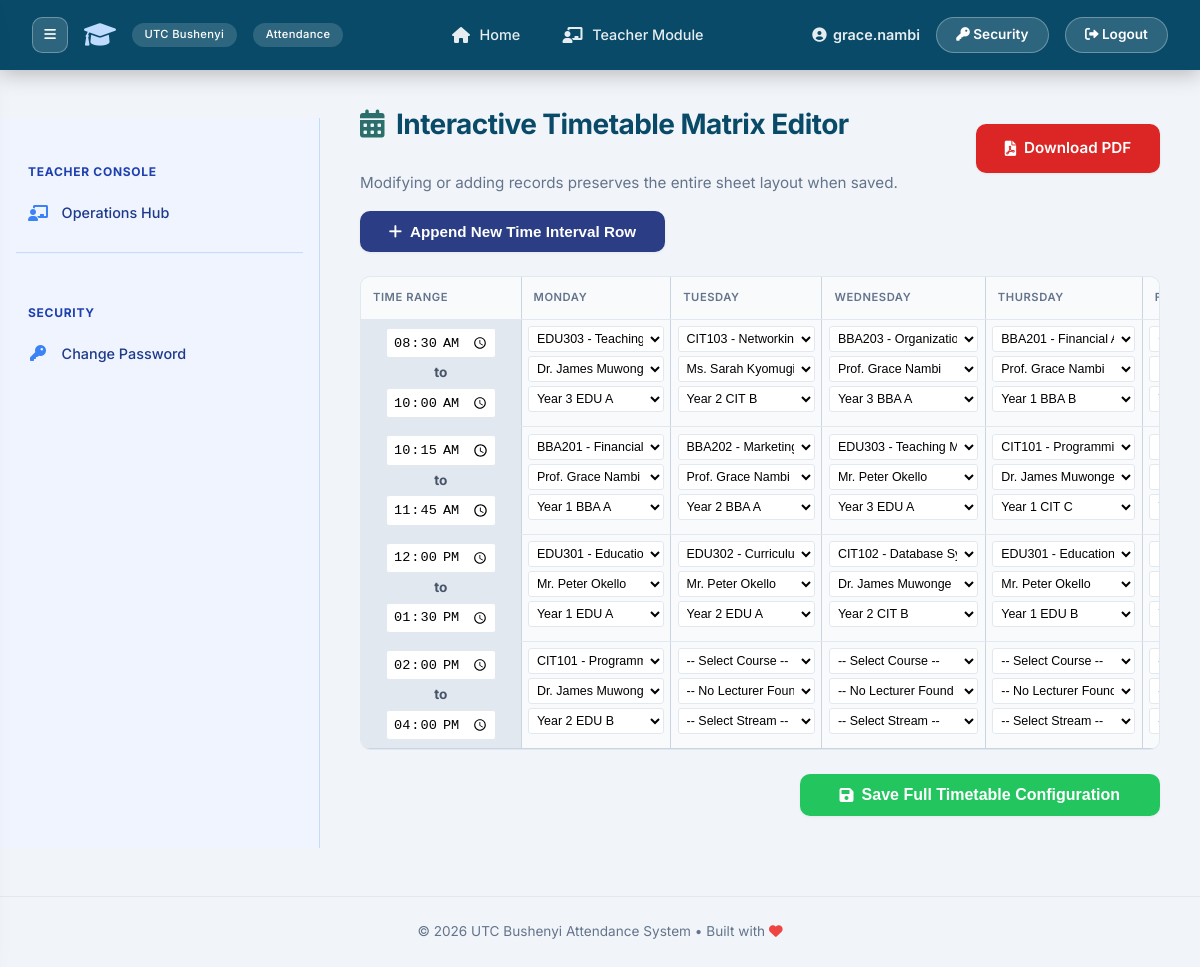
The page /admin-ui/upload/timetable/ (signed in) on the database its author committed.
### attendance/models.py (models this page shows, shortened)
class User(AbstractUser): #[cite: 1]
    IS_ADMIN = 'ADMIN' #[cite: 1]
    IS_TEACHER = 'TEACHER' #[cite: 1]
    IS_STUDENT = 'STUDENT' #[cite: 1]
    ROLE_CHOICES = [ #[cite: 1]
        (IS_ADMIN, 'Admin'), #[cite: 1]
        (IS_TEACHER, 'Teacher/Lecturer'), #[cite: 1]
        (IS_STUDENT, 'Student'), #[cite: 1]
    ]
    role = models.CharField(max_length=10, choices=ROLE_CHOICES, default=IS_STUDENT) #[cite: 1]
    raw_password_archive = models.CharField(max_length=128, blank=True, null=True) #[cite: 1]

class TimetableEntry(models.Model): #[cite: 1]
    DAYS_OF_WEEK = [ #[cite: 1]
        ('MON', 'Monday'), ('TUE', 'Tuesday'), ('WED', 'Wednesday'), #[cite: 1]
        ('THU', 'Thursday'), ('FRI', 'Friday'), ('SAT', 'Saturday'), ('SUN', 'Sunday') #[cite: 1]
    ]
    batch = models.ForeignKey(TimetableBatch, on_delete=models.CASCADE, related_name='entries') #[cite: 1]
    day = models.CharField(max_length=3, choices=DAYS_OF_WEEK) #[cite: 1]
    start_time = models.TimeField() #[cite: 1]
    end_time = models.TimeField() #[cite: 1]
    course_unit = models.ForeignKey(CourseUnit, on_delete=models.CASCADE) #[cite: 1]
    teacher = models.ForeignKey(TeacherProfile, on_delete=models.CASCADE) #[cite: 1]
    stream = models.ForeignKey(Stream, on_delete=models.CASCADE, related_name='entries') #[cite: 1]

class CourseUnit(models.Model): #[cite: 1]
    code = models.CharField(max_length=20, primary_key=True) #[cite: 1]
    name = models.CharField(max_length=255) #[cite: 1]
    course = models.ForeignKey(Course, on_delete=models.CASCADE, related_name='units') #[cite: 1]

class TeacherProfile(models.Model): #[cite: 1]
    user = models.OneToOneField(User, on_delete=models.CASCADE, related_name='teacher_profile') #[cite: 1]
    name = models.CharField(max_length=255) #[cite: 1]
    courses = models.ManyToManyField('Course', blank=True, related_name='teachers') #[cite: 1]

class Stream(models.Model): #[cite: 1]
    name = models.CharField(max_length=100) #[cite: 1]
    course = models.ForeignKey(Course, on_delete=models.CASCADE, related_name='streams') #[cite: 1]

### attendance/views_admin.py (the view, shortened to what this page needs)
# urls.py: path('admin-ui/upload/timetable/', views_admin.upload_timetable, name='upload_timetable'),
@login_required
@transaction.atomic
def upload_timetable(request):
    batch = TimetableBatch.objects.filter(is_active=True, is_revoked=False).order_by('-uploaded_at').first()
    if not batch:
        batch = TimetableBatch.objects.create(week_start_date=datetime.now().date(), is_active=True)
    DAYS = [code for code, _ in TimetableEntry.DAYS_OF_WEEK] # ['MON', 'TUE', 'WED', ...]
    entries = TimetableEntry.objects.filter(batch=batch).order_by('start_time')
    grouped_slots = {}
    for entry in entries:
        time_key = (entry.start_time.strftime('%H:%M'), entry.end_time.strftime('%H:%M'))
        if time_key not in grouped_slots:
            grouped_slots[time_key] = {}
        grouped_slots[time_key][entry.day] = entry
    matrix_rows = []
    for idx, ((start, end), day_map) in enumerate(grouped_slots.items()):
        ordered_slots = []
        for day in DAYS:
            ordered_slots.append({
                'day_code': day,
                'entry': day_map.get(day)
            })
        matrix_rows.append({
            'index': idx,
            'start': start,
            'end': end,
            'slots': ordered_slots
        })
    cu_lecturer_map = {}
    for cu in CourseUnit.objects.all():
        teachers = TeacherProfile.objects.filter(courses=cu.course)
        if not teachers.exists():
            teachers = TeacherProfile.objects.all()  # Fallback: display all if unassigned
        cu_lecturer_map[str(cu.code)] = [
            {'id': t.id, 'name': t.name} for t in teachers
        ]
    context = {
        'matrix_rows': matrix_rows,
        'days': TimetableEntry.DAYS_OF_WEEK,
        'course_units': CourseUnit.objects.all(),
        'streams': Stream.objects.all(),
        'cu_lecturer_map_json': json.dumps(cu_lecturer_map),
    }
    return render(request, 'attendance/upload_timetable.html', context)

### templates/attendance/upload_timetable.html (shortened to what this page needs)
{% extends 'attendance/base.html' %}
{% block content %}
<div style="margin-bottom: 1.5rem; display: flex; justify-content: space-between; align-items: center; flex-wrap: wrap; gap: 1rem;">
    <div>
        <h2><i class="fas fa-calendar-alt"></i> Interactive Timetable Matrix Editor</h2>
        <p style="color: var(--text-muted); margin: 0; font-size: 0.95rem;">Modifying or adding records preserves the entire sheet layout when saved.</p>
    </div>
    <a href="{% url 'attendance:export_timetable_pdf' %}" class="btn" style="background: #dc2626; border-radius: var(--radius-sm); text-decoration: none; display: inline-flex; align-items: center; gap: 8px;">
        <i class="fas fa-file-pdf"></i> Download PDF
    </a>
    <button type="button" id="addTimeRowBtn" class="btn" style="background: #2b3e85; border-radius: var(--radius-sm);">
        <i class="fas fa-plus"></i> Append New Time Interval Row
    </button>
</div>
<form method="POST" id="matrixForm">
    <div style="overflow-x: auto; border: 1px solid var(--border); border-radius: var(--radius-sm); background: #cbd5e1;">
        <table style="width: 100%; border-collapse: collapse; min-width: 1300px; font-size: 0.85rem;" id="matrixTable">
            <thead>
                <tr style="background: #2b3e85; color: white; text-align: center;">
                    <th style="padding: 0.75rem; width: 160px; border-right: 1px solid #cbd5e1;">Time Range</th>
                    {% for day_code, day_name in days %}
                        <th style="padding: 0.75rem; border-right: 1px solid #cbd5e1;">{{ day_name }}</th>
                    {% endfor %}
                </tr>
            </thead>
            <tbody id="matrixBody">
                {% for row in matrix_rows %}
                <tr class="matrix-row" style="background: #f1f5f9; border-bottom: 1px solid #cbd5e1;">
                    <td style="padding: 0.5rem; background: #e2e8f0; text-align: center; border-right: 1px solid #cbd5e1;">
                        <input type="time" name="start_time_{{ row.index }}" value="{{ row.start }}" class="matrix-time-input" required>
                        <div style="margin: 0.25rem 0; font-weight: bold; color: #475569;">to</div>
                        <input type="time" name="end_time_{{ row.index }}" value="{{ row.end }}" class="matrix-time-input" required>
                    </td>
                    {% for slot in row.slots %}
                    <td style="padding: 0.4rem; background: #f8fafc; border-right: 1px solid #cbd5e1; vertical-align: top;">
                        <div class="cell-stack">
                            <select name="cu_{{ row.index }}_{{ slot.day_code }}"
                                    class="matrix-select cu-select"
                                    data-selected-teacher="{{ slot.entry.teacher.id }}"
                                    title="Course Unit">
                                <option value="">-- Select Course --</option>
                                {% for cu in course_units %}
                                    <option value="{{ cu.code }}" {% if slot.entry.course_unit.code == cu.code %}selected{% endif %}>{{ cu.code }} - {{ cu.name }}</option>
                                {% endfor %}
                            </select>
                            <select name="teacher_{{ row.index }}_{{ slot.day_code }}" class="matrix-select teacher-select" title="Lecturer">
                                <option value="">-- Choose Course First --</option>
                            </select>
                            <select name="stream_{{ row.index }}_{{ slot.day_code }}" class="matrix-select stream-select" title="Stream Class">
                                <option value="">-- Select Stream --</option>
                                {% for s in streams %}
                                    <option value="{{ s.id }}" {% if slot.entry.stream.id == s.id %}selected{% endif %}>{{ s.name }}</option>
                                {% endfor %}
                            </select>
                        </div>
                    </td>
                    {% endfor %}
                </tr>
                {% endfor %}
            </tbody>
        </table>
    </div>
    <div style="margin-top: 1.5rem; text-align: right;">
        <button type="submit" class="btn" style="background: #22c55e; border-radius: var(--radius-sm); padding: 0.75rem 2.5rem; font-size: 1rem;">
            <i class="fas fa-save"></i> Save Full Timetable Configuration
        </button>
    </div>
</form>
{% endblock %}

### templates/attendance/base.html (shortened to what this page needs)
{% load static %}
<!DOCTYPE html>
<html lang="en">
<head>
    <link rel="stylesheet" href="https://cdnjs.cloudflare.com/ajax/libs/font-awesome/6.0.0-beta3/css/all.min.css" />
    <link rel="stylesheet" href="{% static 'style.css' %}">
</head>
<body>
    <nav>
        <div class="nav-brand-container">
            {% if user.is_authenticated %}
                <button class="desktop-toggle-btn" id="desktopSidebarToggle" title="Toggle Sidebar Menu">
                    <i class="fas fa-bars"></i>
                </button>
            {% endif %}
            <a href="{% url 'attendance:home' %}" class="nav-brand">
                <i class="fas fa-graduation-cap"></i>
                <span>UTC Bushenyi</span>
                <span>Attendance</span>
            </a>
        </div>
        <div class="nav-links">
            <a href="{% url 'attendance:home' %}"><i class="fas fa-home"></i> Home</a>
            {% if user.is_authenticated %}
                {% if user.role == 'TEACHER' %}
                    <a href="{% url 'attendance:teacher_dashboard' %}"><i class="fas fa-chalkboard-teacher"></i> Teacher Module</a>
                {% endif %}
            {% endif %}
        </div>
        <div class="nav-user">
            {% if user.is_authenticated %}
                <span class="user-greeting"><i class="fas fa-user-circle"></i> <strong>{{ user.username }}</strong></span>
                <a href="{% url 'attendance:change_password' %}" class="security-btn"><i class="fas fa-key"></i> Security</a>
                <a href="{% url 'attendance:logout' %}" class="logout-btn"><i class="fas fa-sign-out-alt"></i> Logout</a>
            {% else %}
                <a href="{% url 'attendance:login' %}" class="login-btn"><i class="fas fa-sign-in-alt"></i> Login</a>
            {% endif %}
        </div>
    </nav>
    <div class="app-layout" id="appLayout">
        {% if user.is_authenticated %}
            <aside class="sidebar" id="sidebarContainer">
                {% if user.role == 'ADMIN' or user.is_staff %}
                    <div class="sidebar-heading">Core Intelligence</div>
                    <a href="{% url 'attendance:admin_dashboard' %}" class="sidebar-link {% if request.resolver_match.url_name == 'admin_dashboard' %}active{% endif %}">
                        <i class="fas fa-chart-pie"></i> Control Dashboard
                    </a>
                    <div class="sidebar-heading">Academic Records</div>
                    <a href="{% url 'attendance:manage_departments' %}" class="sidebar-link {% if request.resolver_match.url_name == 'manage_departments' %}active{% endif %}">
                        <i class="fas fa-building"></i> Manage Departments
                    </a>
                    <a href="{% url 'attendance:manage_teachers' %}" class="sidebar-link {% if request.resolver_match.url_name == 'manage_teachers' %}active{% endif %}">
                        <i class="fas fa-chalkboard-teacher"></i> Teachers Directory
                    </a>
                    <a href="{% url 'attendance:manage_students' %}" class="sidebar-link {% if request.resolver_match.url_name == 'manage_students' %}active{% endif %}">
                        <i class="fas fa-user-graduate"></i> Students Directory
                    </a>
                    <a href="{% url 'attendance:manage_courses' %}" class="sidebar-link {% if request.resolver_match.url_name == 'manage_courses' %}active{% endif %}">
                        <i class="fas fa-book"></i> Courses
                    </a>
                    <a href="{% url 'attendance:manage_course_units' %}" class="sidebar-link {% if request.resolver_match.url_name == 'manage_course_units' %}active{% endif %}">
                        <i class="fas fa-layer-group"></i> Course Units
                    </a>
                    <a href="{% url 'attendance:manage_streams' %}" class="sidebar-link {% if request.resolver_match.url_name == 'manage_streams' %}active{% endif %}">
                        <i class="fas fa-stream"></i> Academic Streams Layout
                    </a>
                    <a href="{% url 'attendance:analytics_dashboard' %}" class="sidebar-link {% if request.resolver_match.url_name == 'analytics_dashboard' %}active{% endif %}">
                        <i class="fas fa-chart-line"></i> Reports & Analytics
                    </a>
                    <span class="sidebar-divider"></span>
                    <div class="sidebar-heading">Scheduling Operations</div>
                    <a href="{% url 'attendance:upload_timetable' %}" class="sidebar-link {% if request.resolver_match.url_name == 'upload_timetable' %}active{% endif %}">
                        <i class="fas fa-calendar-alt"></i> Manage Timetable
                    </a>
                    <span class="sidebar-divider"></span>
                    <div class="sidebar-heading">Security</div>
                    <a href="{% url 'attendance:change_password' %}" class="sidebar-link {% if request.resolver_match.url_name == 'change_password' %}active{% endif %}">
                        <i class="fas fa-key"></i> Settings & Password
                    </a>
                {% elif user.role == 'TEACHER' %}
                    <div class="sidebar-heading">Teacher Console</div>
                    <a href="{% url 'attendance:teacher_dashboard' %}" class="sidebar-link {% if request.resolver_match.url_name == 'teacher_dashboard' %}active{% endif %}">
                        <i class="fas fa-chalkboard-teacher"></i> Operations Hub
                    </a>
                    <span class="sidebar-divider"></span>
                    <div class="sidebar-heading">Security</div>
                    <a href="{% url 'attendance:change_password' %}" class="sidebar-link {% if request.resolver_match.url_name == 'change_password' %}active{% endif %}">
                        <i class="fas fa-key"></i> Change Password
                    </a>
                {% endif %}
            </aside>
        {% endif %}
        <main class="main-content">
            {% block content %}{% endblock %}
        </main>
    </div>
    <div class="footer">
        &copy; 2026 UTC Bushenyi Attendance System &bull; Built with <i class="fas fa-heart" style="color:#ef4444;"></i>
    </div>
</body>
</html>

### templates/attendance/upload_timetable.html (style rules this page uses)
.cell-stack { display: flex; flex-direction: column; gap: 4px; }
.matrix-select { width: 100%; padding: 4px; font-size: 0.78rem; border: 1px solid var(--border); border-radius: 3px; background: #fff; }
.matrix-time-input { width: 110px; padding: 4px; font-size: 0.85rem; border: 1px solid var(--border); border-radius: 3px; text-align: center; background: #ffffff; cursor: pointer; }

### rows shown on the page
User: username "grace.nambi"
TimetableEntry: course_unit+teacher "EDU303 - Teaching Methods", stream.name "Year 3 EDU A"
TimetableEntry: course_unit+teacher "CIT103 - Networking", stream.name "Year 2 CIT B"
TimetableEntry: course_unit+teacher "BBA203 - Organizational Behaviour", stream.name "Year 3 BBA A"
TimetableEntry: course_unit+teacher "BBA201 - Financial Accounting", stream.name "Year 1 BBA B"
TimetableEntry: course_unit+teacher "CIT102 - Database Systems", stream.name "Year 2 CIT C"
TimetableEntry: course_unit+teacher "BBA201 - Financial Accounting", stream.name "Year 1 BBA A"
TimetableEntry: course_unit+teacher "BBA202 - Marketing Management", stream.name "Year 2 BBA A"
TimetableEntry: course_unit+teacher "EDU303 - Teaching Methods", stream.name "Year 3 EDU A"
TimetableEntry: course_unit+teacher "CIT101 - Programming Fundamentals", stream.name "Year 1 CIT C"
TimetableEntry: course_unit+teacher "EDU302 - Curriculum Development", stream.name "Year 2 EDU B"
TimetableEntry: course_unit+teacher "EDU301 - Educational Psychology", stream.name "Year 1 EDU A"
TimetableEntry: course_unit+teacher "EDU302 - Curriculum Development", stream.name "Year 2 EDU A"
TimetableEntry: course_unit+teacher "CIT102 - Database Systems", stream.name "Year 2 CIT B"
TimetableEntry: course_unit+teacher "EDU301 - Educational Psychology", stream.name "Year 1 EDU B"
TimetableEntry: course_unit+teacher "BBA203 - Organizational Behaviour", stream.name "Year 3 BBA B"
TimetableEntry: course_unit+teacher "CIT101 - Programming Fundamentals", stream.name "Year 2 EDU B"

### other values the page prints
{{ day_name }} "MONDAY" "TUESDAY" "WEDNESDAY" "THURSDAY"
